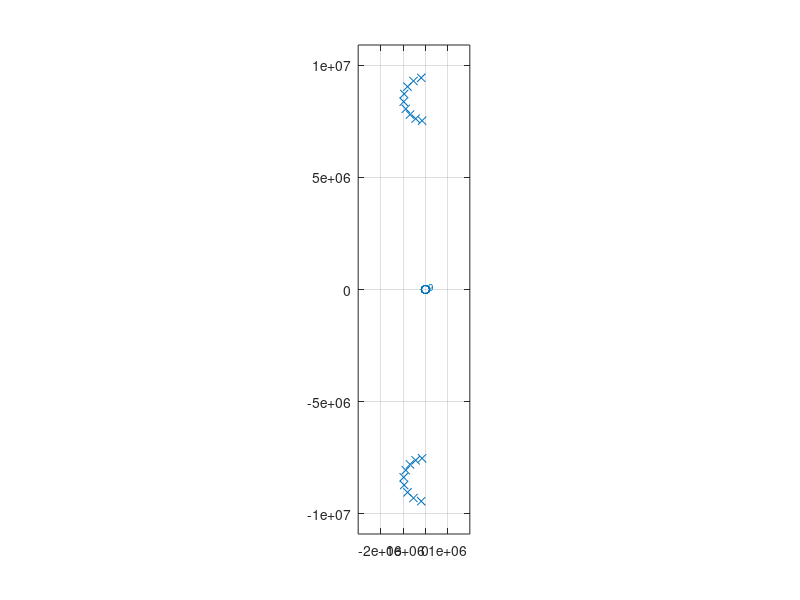
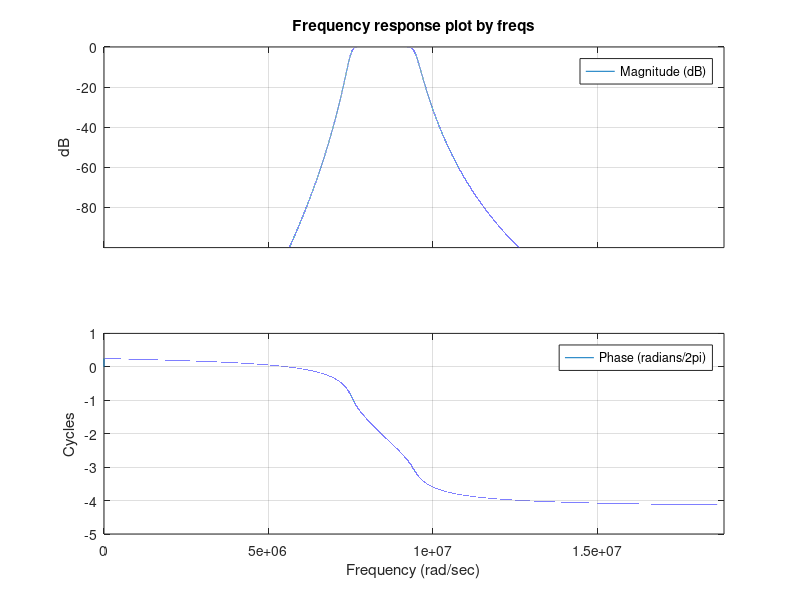

These charts were generated, in order, by the following MATLAB code:
%%
% Q1
% (a)
clear all; close all; clc;
r_p = 2;
r_s = 30;

f2w = @(f) 2*pi*f;
w2wproto_BP = @(w, w_o, B) abs((w^2 - w_o^2)/(B*w));

f_s1 = 10^6;
f_s2 = 1.6*10^6;
f_p1 = 1.2*10^6;
f_p2 = 1.5*10^6;
w_p1 = f2w(f_p1);
w_p2 = f2w(f_p2);
w_s1 = f2w(f_s1);
w_s2 = f2w(f_s2);

B = w_p2 - w_p1;
w_o = sqrt(w_p2 * w_p1);

w_p = w2wproto_BP(w_p1, w_o, B);
w_s_lp1 = w2wproto_BP(w_s1, w_o, B);
w_s_lp2 = w2wproto_BP(w_s2, w_o, B);

%%
% (b)
butter_order = @(r_s, r_p, w_s_lp1, w_s_lp2, w_p) (log10((10^(r_s/10)-1)/(10^(r_p/10)-1))/log10(min(w_s_lp1, w_s_lp2)/w_p))/2;
chev_order   = @(r_s, r_p, w_s_lp1, w_s_lp2, w_p) acosh(sqrt((10^(r_s/10)-1)/ (10^(r_p/10)-1)))/ acosh(min(w_s_lp1, w_s_lp2)/w_p);
n_butter = butter_order(r_s, r_p, w_s_lp1, w_s_lp2, w_p);
n_chev   = chev_order(r_s, r_p, w_s_lp1, w_s_lp2, w_p);

n_lp_butter = ceil(n_butter);
n_bp_butter = 2*n_lp_butter;
n_lp_chev = ceil(n_chev);
n_bp_chev = 2*n_lp_chev;

%%
% (c)
% do rest
clc;
[n_b, Wn_b] = buttord([w_p1 w_p2], [w_s1 w_s2], r_p, r_s, 's');
[z_b, p_b, k_b] = butter(n_b, Wn_b, 's');
[n_c1, Wn_c1] = cheb1ord([w_p1 w_p2], [w_s1 w_s2], r_p, r_s, 's');
[z_c1, p_c1, k_c1] = cheby1(n_c1, r_p, [w_p1 w_p2], 's');
%%
% (d)
% do rest
zplane(z_b, p_b);
[z_c1, p_c1, k_c1] = butter(n_c1, Wn_c1, 's');
%%
% (e)

%%
% (f)
w = 0:100:f2w(3*10^6);
[b_b, a_b] = zp2tf(z_b, p_b, k_b);
figure;
freqs(b_b, a_b, w)

% [h_b, w_out_ b] = freqs(b_b, a_b, w);